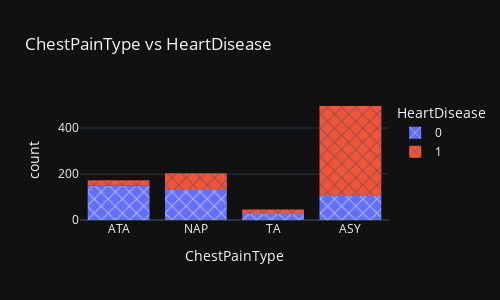

Notebook code cell kept with this figure:
### Code cell
fig = px.histogram(data_frame = df,
             x = "ChestPainType",
             color="HeartDisease", title="ChestPainType vs HeartDisease",
             pattern_shape_sequence=["x"],template='plotly_dark', width=500,height=300)

fig.show()

### Figure 1 — Plotly figure (JSON) as saved in the notebook; plotly's stock layout.template omitted (floating-point values rounded to 4 significant figures; data arrays with more than 128 entries replaced by an {"elided": "..."} marker saying what was removed)
{"data": [{"alignmentgroup": "True", "bingroup": "x", "hovertemplate": "HeartDisease=0<br>ChestPainType=%{x}<br>count=%{y}<extra></extra>", "legendgroup": "0", "marker": {"color": "#636efa", "pattern": {"shape": "x"}}, "name": "0", "offsetgroup": "0", "orientation": "v", "showlegend": true, "type": "histogram", "x": {"elided": "410 str values"}, "xaxis": "x", "yaxis": "y"}, {"alignmentgroup": "True", "bingroup": "x", "hovertemplate": "HeartDisease=1<br>ChestPainType=%{x}<br>count=%{y}<extra></extra>", "legendgroup": "1", "marker": {"color": "#EF553B", "pattern": {"shape": "x"}}, "name": "1", "offsetgroup": "1", "orientation": "v", "showlegend": true, "type": "histogram", "x": {"elided": "508 str values"}, "xaxis": "x", "yaxis": "y"}], "layout": {"barmode": "relative", "height": 300, "legend": {"title": {"text": "HeartDisease"}, "tracegroupgap": 0}, "title": {"text": "ChestPainType vs HeartDisease"}, "width": 500, "xaxis": {"anchor": "y", "domain": [0, 1], "title": {"text": "ChestPainType"}}, "yaxis": {"anchor": "x", "domain": [0, 1], "title": {"text": "count"}}}}
